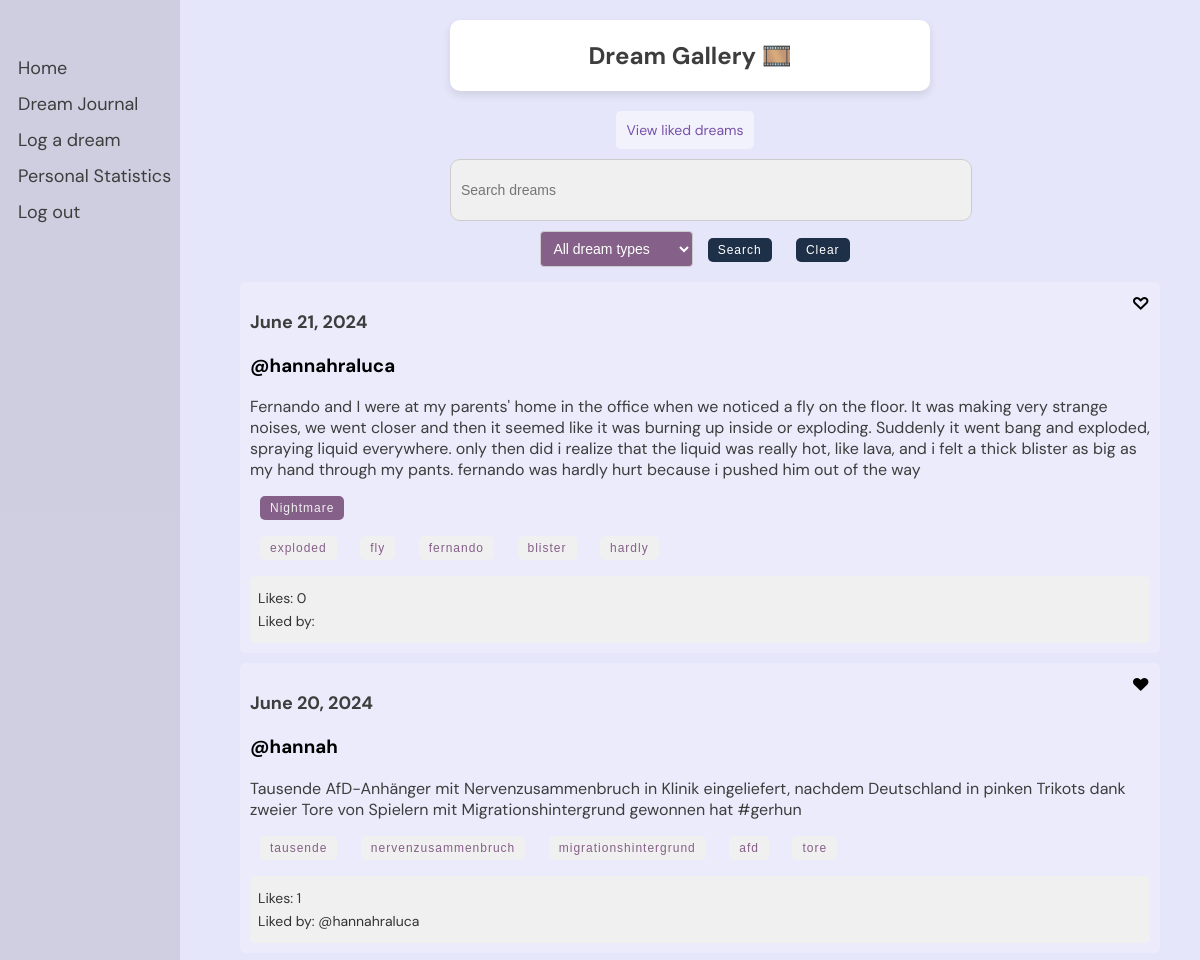
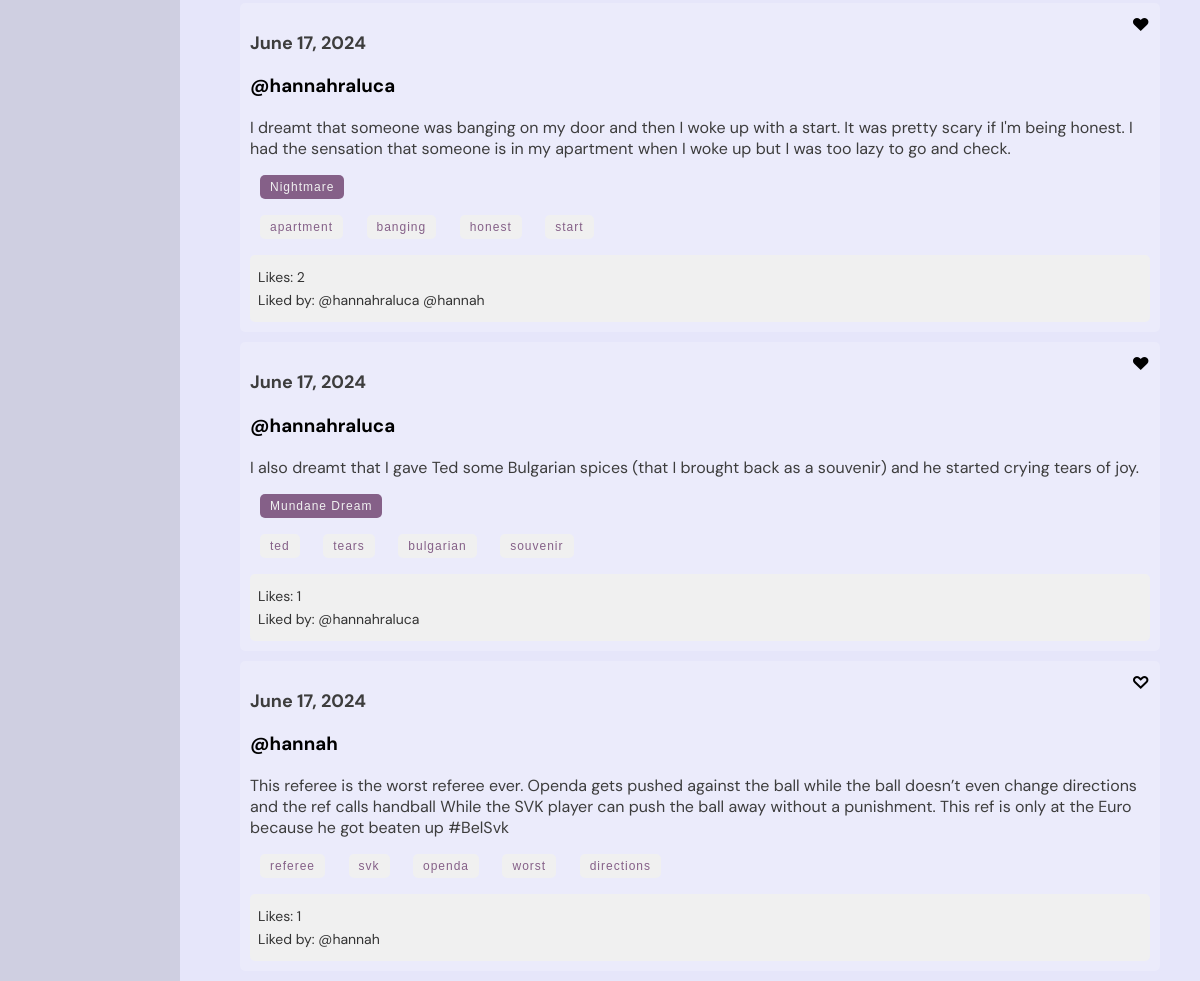
Page /dreams/gallery/ (signed in) on the committed database (2 pictures, top to bottom).
### dreams/models.py (models this page shows, shortened)
class Dream(models.Model):
    classification_options = [
        ('0', 'Nightmare'),
        ('1', 'Mundane Dream'),
        ('2', 'Lucid Dream'),
        ('3', 'Existential Dream'),
        ('4', 'None'),
    ]
    user = models.ForeignKey(User, on_delete=models.CASCADE)
    date = models.DateField()
    content = models.TextField()
    shared = models.BooleanField(default=False)
    processed = models.BooleanField(default=False)
    is_favorite = models.BooleanField(default=False)
    keywords = models.JSONField(default=list, blank=True)
    classification = models.CharField(max_length=1, choices=classification_options, blank=True, null=True, default='4')
    persons = models.JSONField(default=list, blank=True)
    emotion = models.CharField(max_length=20, blank=True)
    def likes_count(self):
        return self.likes.count()
    def liked_users(self):
        return [like.user for like in self.likes.all()]
    def classification_string(self):
        return dict(self.classification_options).get(self.classification, "No classification")

### dreams/views.py (the view)
# urls.py: path('gallery/', views.gallery, name='gallery'),
@login_required
def gallery(request):
    query = request.GET.get('q', '')
    dreams = Dream.objects.filter(shared=True)
    class_query = request.GET.get('classification', '')
    for dream in dreams:
        dream.is_liked_by_user = DreamLike.objects.filter(user=request.user, dream=dream).exists()
    if query:
        dreams = dreams.filter(content__icontains=query)
    if class_query:
        dreams = dreams.filter(classification=class_query)
    context = {
        'dreams': dreams,
        'query': query,
        'is_liked_view': False,
        'class_query': class_query
    }
    return render(request, 'dreams/gallery.html', context)

### dreams/templatetags/highlight.py (called while the page is built)
@register.filter(name='highlight')
def highlight(text, search):
    pattern = re.compile(re.escape(search), re.IGNORECASE)
    highlighted_text = pattern.sub(f'<span class="highlight">{search}</span>', text)
    return highlighted_text

### dreams/templates/dreams/gallery.html (shortened to what this page needs)
{% load static %}
{% load highlight %}
<!DOCTYPE html>
<html>
<head>
    <link rel="stylesheet" type="text/css" href="{% static 'css/styles.css' %}">
</head>
<body>
    <div class="header">
        <h2>Dream Gallery 🎞️</h2>
    </div>
    <div class="sidenav">
        <a href="/">Home</a>
        <a href="{% url 'dreams:dream_journal' %}">Dream Journal</a>
        <a href="{% url 'dreams:log_dream' %}">Log a dream</a>
        <a href="{% url 'dreams:personal_statistics' %}">Personal Statistics</a>
        <a href="{% url 'logout' %}">Log out</a>
    </div>
    <div class="button-container">
        <div>
            {% if is_liked_view %}
                <a href="{% url 'dreams:gallery' %}" class="button">View all dreams</a>
            {% else %}
                <a href="{% url 'dreams:view_liked' %}" class="button">View liked dreams</a>
            {% endif %}
        </div>
    </div>
    <div class="container">
        <form class="search-form" method="get" action="{% url 'dreams:gallery' %}">
            <input id="searchInput" type="text" name="q" placeholder="Search dreams" value="{{ query }}">
            <select id="classification" name="classification">
                <option value="">All dream types</option>
            </select>
            <button type="submit">Search</button>
            <button type="button" onclick="clearSearch()">Clear</button>
        </form>
        <div class="dreams">
            {% if dreams %}
                {% for dream in dreams|dictsortreversed:"date" %}
                    {% if dream.shared %}
                        {% if not query or query|lower in dream.content|lower %}
                            <div class="dream">
                                <h3 class="dream-date">{{ dream.date }}</h3>
                                <h3 class="dream-user">@{{ dream.user }}</h3>
                                <p class="dream-content">
                                    {% autoescape off %}
                                    {{ dream.content|safe|highlight:query }}
                                    {% endautoescape %}
                                </p>
                                <p class="class-form">
                                    {% if dream.classification %}
                                    <form class="class-form" method="get" action="{% url 'dreams:gallery' %}">
                                        <button type="submit">{{ dream.classification_string}}</button>
                                    {%endif%}
                                    </form>
                                </p>
                                <p class="keyword-form">
                                    {% for keyword in dream.keywords %}
                                    <form class="keyword-form" method="get" action="{% url 'dreams:gallery' %}">
                                        <button type="submit">{{ keyword }}</button>
                                    </form>
                                    {% endfor %}
                                </p>
                                <div class="like-info">
                                    <p>Likes: {{ dream.likes_count }} </p>
                                    <p>Liked by:
                                        {% for user in dream.liked_users %}
                                            @{{ user.username }}
                                        {% endfor %}
                                    </p>
                                </div>
                                <div class="menu">
                                    <span class="icon">
                                        {% if dream.is_liked_by_user %}
                                            ♥
                                        {% else %}
                                            ♡
                                        {% endif %}
                                    </span>
                                </div>
                            </div>
                        {% endif %}
                    {% endif %}
                {% endfor %}
            {% else %}
                <p>No liked dreams found.</p>
            {% endif %}
        </div>
    </div>
</body>
</html>

### static/css/styles.css (style rules this page uses)
body { font-family: 'DM Sans', -apple-system, BlinkMacSystemFont, "Segoe UI", Roboto, Oxygen-Sans, Ubuntu, Cantarell, "Helvetica Neue", sans-serif; margin: 0; padding: 0; background-color: #E6E6FA; }
button, .button { padding: 15px 30px; font-size: 1.2vw; margin: 0 10px; border-radius: 25px; color: #7851a9; border: 2px solid #7851a9; background-color: transparent; letter-spacing: 1px; text-align: center; text-decoration: none; font-family: 'Poppins', sans-serif; display: inline-block; cursor: pointer; border: none; transition: background-color 0.3s, transform 0.3s; }
.button { width: auto; }

### dreams/templates/dreams/gallery.html (style rules this page uses)
body, html { margin: 0; padding: 0; width: 100%; height: 100%; font-family: 'DM Sans', -apple-system, BlinkMacSystemFont, "Segoe UI", Roboto, Oxygen-Sans, Ubuntu, Cantarell, "Helvetica Neue", sans-serif; display: flex; flex-direction: column; justify-content: space-between; align-items: center; }
.header { background: #FFFFFF; color: #3D3D3D; border-radius: 10px; box-shadow: 0 4px 8px rgba(0, 0, 0, 0.1); width: 40%; text-align: center; margin-top: 20px; margin-left: 180px; z-index: 2; position: relative; }
.sidenav { height: 100%; width: 180px; position: fixed; z-index: 1; top: 0; left: 0; background-color: rgba(0,0,0,0.1); overflow-x: hidden; padding-top: 50px; }
.sidenav a { padding: 6px 8px 6px 18px; text-decoration: none; font-size: 18px; color: #3D3D3D; display: block; }
.container { display: flex; flex-direction: column; align-items: center; justify-content: flex-start; width: calc(100% - 200px); margin-left: 200px; margin-top: 30px; z-index: 1; max-width: 1200px; margin-left: 180px; margin: 0 auto; }
.search-form { text-align: center; width: 50%; margin-left: 200px; }
.search-form input[type="text"] { width: 100%; padding: 10px; font-size: 14px; border: 1px solid #ccc; border-radius: 10px; height: 40px; margin-bottom: 10px; background-color: #f0f0f0; }
.search-form button { padding: 5px 10px; font-size: 12px; cursor: pointer; background-color: #1e3047; color: white; border: none; border-radius: 5px; transition: background-color 0.3s; margin-bottom: 20px; }
.keyword-form { margin-bottom: 20px; text-align: center; width: 100%; font-size: 13px; display: inline; margin: 0 auto; }
.keyword-form button { padding: 5px 10px; font-size: 12px; cursor: pointer; background-color: #f0f0f0; color: #856088; border: none; border-radius: 5px; transition: background-color 0.3s; gap: 10px; }
.class-form { margin-bottom: 20px; margin-bottom: 20px; text-align: center; width: 100%; font-size: 13px; display: inline; margin: 0 auto; }
.class-form button { padding: 5px 10px; font-size: 12px; cursor: pointer; background-color: #856088; color: #f0f0f0; border: none; border-radius: 5px; transition: background-color 0.3s; gap: 10px; }
.dreams { width: 100%; max-width: 900px; margin-left: 180px; }
.dream { margin-bottom: 10px; padding: 10px; border-radius: 5px; background-color: rgba(255, 255, 255, 0.2); position: relative; width: 100%; }
.dream-date { font-size: 18px; font-weight: bold; margin-bottom: 5px; color: #3D3D3D; }
.dream-content { font-size: 16px; margin-top: 5px; color: #3D3D3D; }
.menu { position: absolute; top: 10px; right: 10px; cursor: pointer; user-select: none; }
.menu .icon { font-size: 18px; font-weight: bold; }
.button { padding: 10px; border: none; border-radius: 5px; background-color: rgba(255, 255, 255, 0.5); font-size: 14px; cursor: pointer; transition: background-color 0.3s; font-family: inherit; margin-left: 180px; letter-spacing: inherit; }
.button-container { display: flex; gap: 12px; margin-bottom: 10px; margin-top: 20px; }
.like-info { margin-top: 10px; padding: 8px; background-color: #f0f0f0; border-radius: 5px; }
.like-info p { margin: 5px 0; font-size: 14px; color: #333; }
#classification { padding: 8px; font-size: 14px; border: 1px solid #ccc; border-radius: 4px; background-color: #856088; color: white; cursor: pointer; }
#classification option { padding: 8px; font-size: 14px; background-color: #f0f0f0; color: #856088; }

### rows in the picture
Dream: date "June 21, 2024", user "hannahraluca", content|highlight "F e r n a n d o a n d I w e r e a t m y p a r e n t s ' h o m e i n t h e o f f c e w h e n w e n o t i c e d a f y o n t h e f o o r . I t w a s m a k i n g v e r y s t r a n g e n o i s e s , w e w e n t c l o s e r a n d t h e n i t s e e m e d l i k e i t w a s b u r n i n g u p i n s i d e o r e x p l o d i n g . S u d d e n l y i t w e n t b a n g a n d e x p l o d e d , s p r a y i n g l i q u i d e v e r y w h e r e . o n l y t h e n d i d i r e a l i z e t h a t t h e l i q u i d w a s r e a l l y h o t , l i k e l a v a , a n d i f e l t a t h i c k b l i s t e r a s b i g a s m y h a n d t h r o u g h m y p a n t s . f e r n a n d o w a s h a r d l y h u r t b e c a u s e i p u s…", classification_string "Nightmare", keywords "exploded" "fly" "fernando" "blister" "hardly", likes_count "0"
Dream: date "June 20, 2024", user "hannah", content|highlight "T a u s e n d e A f D - A n h ä n g e r m i t N e r v e n z u s a m m e n b r u c h i n K l i n i k e i n g e l i e f e r t , n a c h d e m D e u t s c h l a n d i n p i n k e n T r i k o t s d a n k z w e i e r T o r e v o n S p i e l e r n m i t M i g r a t i o n s h i n t e r g r u n d g e w o n n e n h a t # g e r h u n", keywords "tausende" "nervenzusammenbruch" "migrationshintergrund" "afd" "tore", likes_count "1"
Dream: date "June 17, 2024", user "hannahraluca", content|highlight "I d r e a m t t h a t s o m e o n e w a s b a n g i n g o n m y d o o r a n d t h e n I w o k e u p w i t h a s t a r t . I t w a s p r e t t y s c a r y i f I ' m b e i n g h o n e s t . I h a d t h e s e n s a t i o n t h a t s o m e o n e i s i n m y a p a r t m e n t w h e n I w o k e u p b u t I w a s t o o l a z y t o g o a n d c h e c k .", classification_string "Nightmare", keywords "apartment" "banging" "honest" "start", likes_count "2"
Dream: date "June 17, 2024", user "hannahraluca", content|highlight "I a l s o d r e a m t t h a t I g a v e T e d s o m e B u l g a r i a n s p i c e s ( t h a t I b r o u g h t b a c k a s a s o u v e n i r ) a n d h e s t a r t e d c r y i n g t e a r s o f j o y .", classification_string "Mundane Dream", keywords "ted" "tears" "bulgarian" "souvenir", likes_count "1"
Dream: date "June 17, 2024", user "hannah", content|highlight "T h i s r e f e r e e i s t h e w o r s t r e f e r e e e v e r . O p e n d a g e t s p u s h e d a g a i n s t t h e b a l l w h i l e t h e b a l l d o e s n ’ t e v e n c h a n g e d i r e c t i o n s a n d t h e r e f c a l l s h a n d b a l l W h i l e t h e S V K p l a y e r c a n p u s h t h e b a l l a w a y w i t h o u t a p u n i s h m e n t . T h i s r e f i s o n l y a t t h e E u r o b e c a u s e h e g o t b e a t e n u p # B e l S v k", keywords "referee" "svk" "openda" "worst" "directions", likes_count "1"

### other values in the picture
{{ user.username }} "hannahraluca"
{{ user.username }} "hannah"
